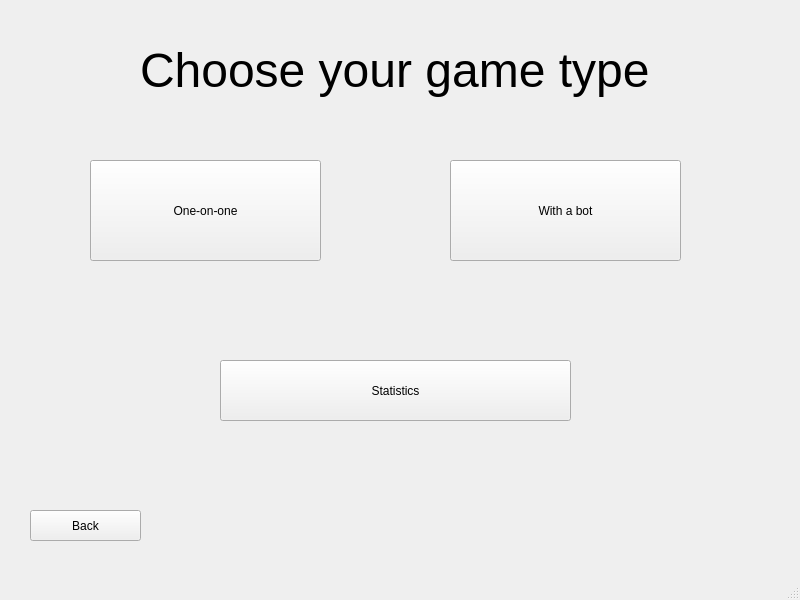
<?xml version="1.0" encoding="UTF-8"?>
<ui version="4.0">
 <class>MainWindow</class>
 <widget class="QMainWindow" name="MainWindow">
  <property name="geometry">
   <rect>
    <x>0</x>
    <y>0</y>
    <width>800</width>
    <height>600</height>
   </rect>
  </property>
  <property name="windowTitle">
   <string>MainWindow</string>
  </property>
  <widget class="QWidget" name="centralwidget">
   <widget class="QPushButton" name="pushButton">
    <property name="geometry">
     <rect>
      <x>90</x>
      <y>160</y>
      <width>231</width>
      <height>101</height>
     </rect>
    </property>
    <property name="text">
     <string>One-on-one</string>
    </property>
   </widget>
   <widget class="QPushButton" name="pushButton_2">
    <property name="geometry">
     <rect>
      <x>450</x>
      <y>160</y>
      <width>231</width>
      <height>101</height>
     </rect>
    </property>
    <property name="text">
     <string>With a bot</string>
    </property>
   </widget>
   <widget class="QLabel" name="label">
    <property name="geometry">
     <rect>
      <x>140</x>
      <y>10</y>
      <width>621</width>
      <height>121</height>
     </rect>
    </property>
    <property name="text">
     <string>&lt;html&gt;&lt;head/&gt;&lt;body&gt;&lt;p&gt;&lt;span style=&quot; font-size:36pt;&quot;&gt;Choose your game type&lt;/span&gt;&lt;/p&gt;&lt;/body&gt;&lt;/html&gt;</string>
    </property>
   </widget>
   <widget class="QPushButton" name="pushButton_3">
    <property name="geometry">
     <rect>
      <x>220</x>
      <y>360</y>
      <width>351</width>
      <height>61</height>
     </rect>
    </property>
    <property name="text">
     <string>Statistics</string>
    </property>
   </widget>
   <widget class="QPushButton" name="pushButton_4">
    <property name="geometry">
     <rect>
      <x>30</x>
      <y>510</y>
      <width>111</width>
      <height>31</height>
     </rect>
    </property>
    <property name="text">
     <string>Back</string>
    </property>
   </widget>
  </widget>
  <widget class="QMenuBar" name="menubar">
   <property name="geometry">
    <rect>
     <x>0</x>
     <y>0</y>
     <width>800</width>
     <height>21</height>
    </rect>
   </property>
  </widget>
  <widget class="QStatusBar" name="statusbar"/>
 </widget>
 <resources/>
 <connections/>
</ui>
